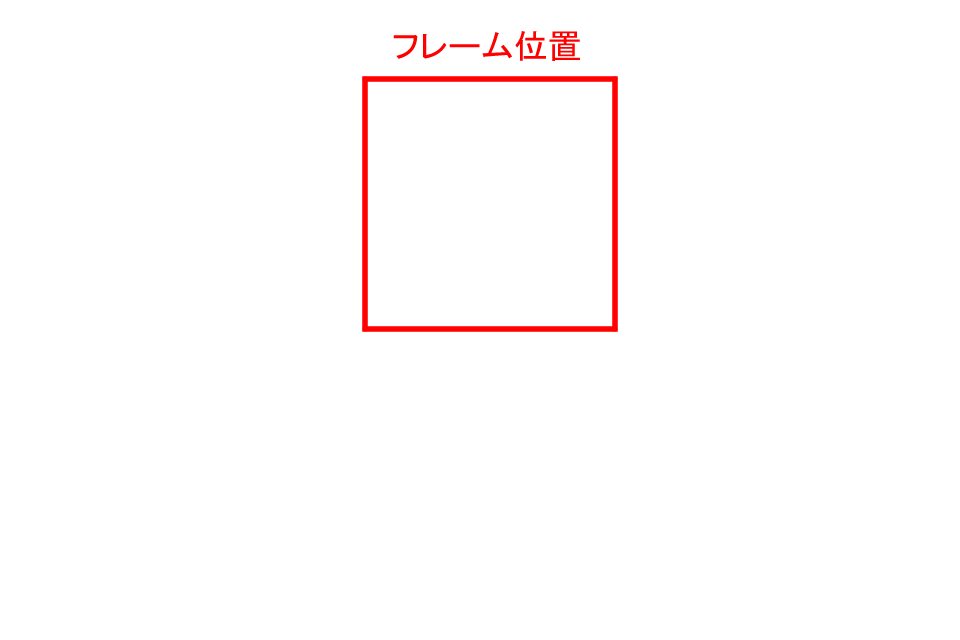
#> input picture data/960_flame.png, 960 x 640 px
$ python -i mc_pet.py   (imports and definitions only)
#> lines starting #> are read from the running program, lines starting #| are printed output that depends on the picture
import streamlit as st
import numpy as np
from scipy import ndimage
import zipfile
import io
from PIL import Image, ImageOps, ImageDraw
import time
import base64

binary_dict = dict()

# [70 lines left out: functions show_zip_download, getPreviewImage, generate_small_images, not called in this run]

def generate_large_images(export_file):
#> called with export_file = '../data/960_flame.png'
    image = Image.open(export_file)
#> image is the input picture: PIL image 960x640 RGBA; mean R, G, B, A 255, 252.1, 252.1, 5.8

    # 960×640
    image = image.resize((960, 640))

    # 不要な透明部分削除
    image = image.crop(image.getbbox())
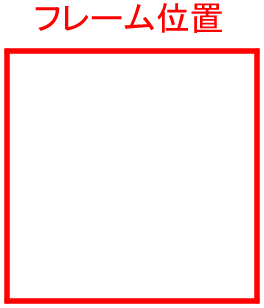
#> image: PIL image 264x308 RGBA; mean R, G, B, A 255, 233.5, 233.4, 44.1; transparent parts drawn white

    image_np = np.array(image)
    alpha = np.array(image.convert('L')) # 2 dimention の grayscale イメージ化して取る。変数名は alpha のままだけで、値は alpha ではなく、grayscale の 2次元 numpy array
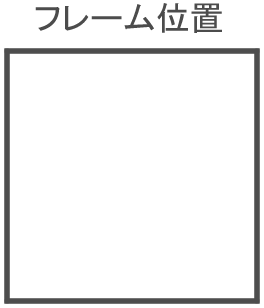
#> alpha: shape (308, 264); min 76, max 255, mean 239.9
    cy, cx = ndimage.center_of_mass(alpha)
#> cy = 154.1; cx = 131.3

    center_x = int(cx)
#> center_x = 131
    center_y = int(cy)
#> center_y = 154

    # 下の座標を取得
    bottom_coord = center_y + 320
#> bottom_coord = 474

    # 画像の不透明部分の最下部の座標を測定（変数image_yとする）
    image_y = np.max(np.nonzero(alpha)[0])
#> image_y = 307

    width, height = image.size
#> width = 264; height = 308

    # （center_y - 50）-　image_yの値により移動
    if bottom_coord - image_y > 15:
        center_y -= (bottom_coord - image_y) - 15
#> center_y = 2
    elif bottom_coord - image_y < 15:
        center_y += 15 - (bottom_coord - image_y)

    # 画像を上に移動する
    center_y += 30 # 移動量は適宜調整してください
#> center_y = 32

    # 640×640
    left = center_x - 640 // 2
#> left = -189
    top = center_y - 640 // 2
#> top = -288
    right = left + 640
#> right = 451
    bottom = top + 640
#> bottom = 352
    d_image = image.crop((left, top, right, bottom))
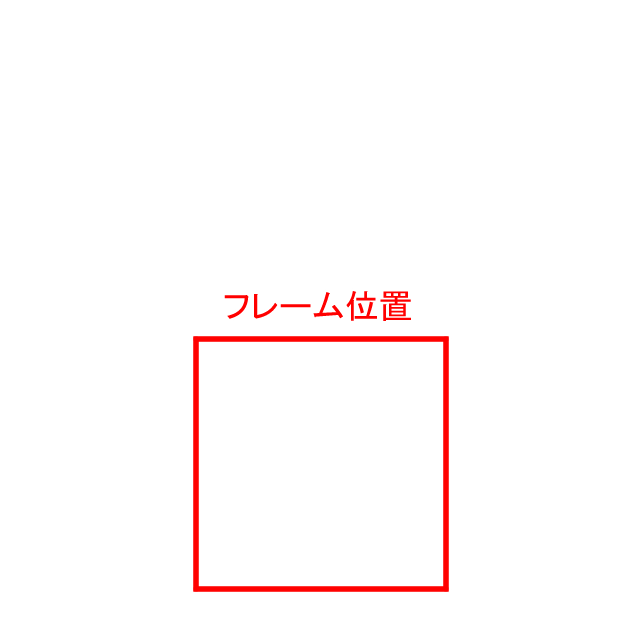
#> d_image: PIL image 640x640 RGBA; mean R, G, B, A 50.6, 46.3, 46.3, 8.7; transparent parts drawn white

#> (the run stopped early here; a loop or call above may not have finished)
